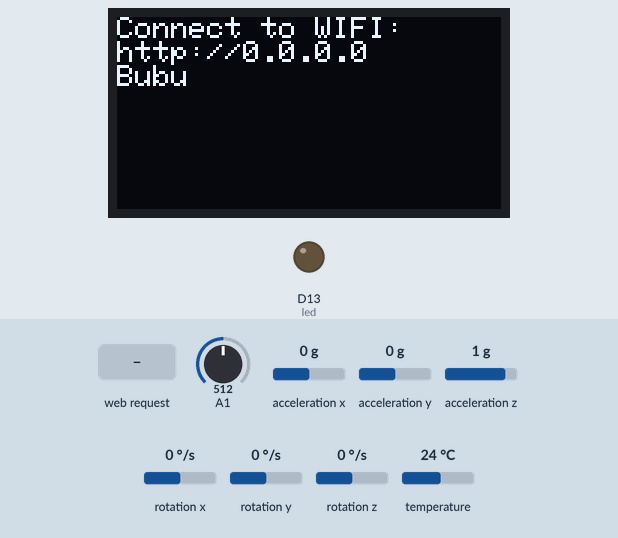
Recording of a sketch running on a simulated Arduino Nano 33 IoT. On the bench: 128×64 one-colour display, output pins drawn as LEDs (lit = HIGH). Inputs (shaded band) come from the test bench; at power-on: acceleration x 0 g, A1 = 512, acceleration y 0 g, acceleration z 1 g, rotation x 0 °/s, rotation y 0 °/s, rotation z 0 °/s, temperature 24 °C. The display library's start-up logo is not drawn; what the sketch prints to the serial monitor is not drawn.

Above: at 11.5 s.
11.6 s: HTTP request GET /H received
At 12.8 s:
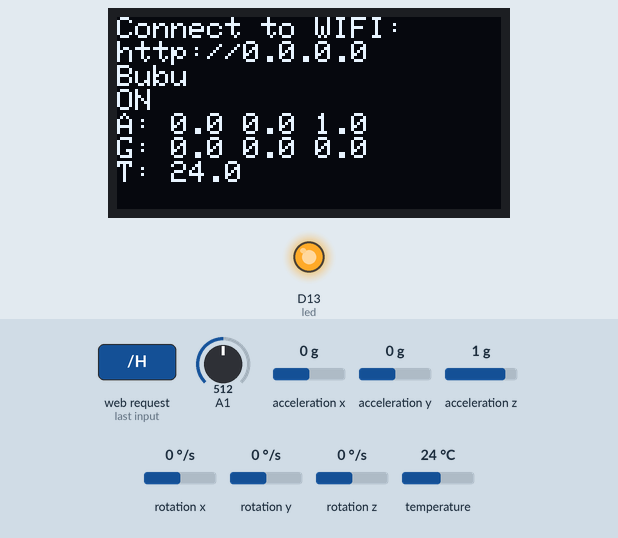
13.5 s: HTTP request GET /L received
At 16.0 s:
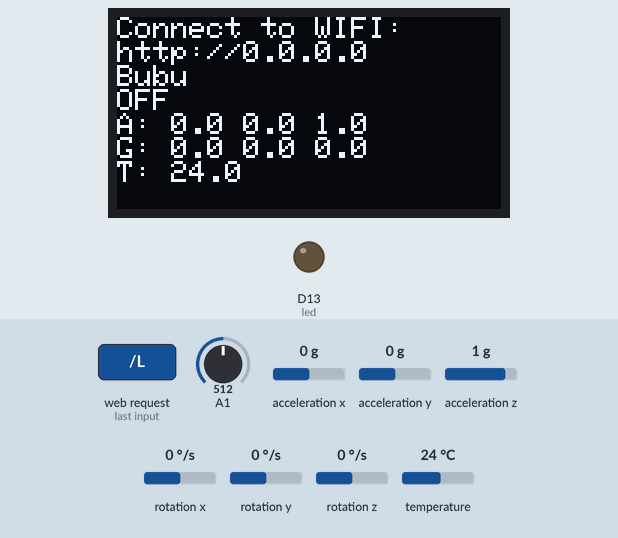
16.5 s: acceleration x set to -1.4 g
At 17.7 s:
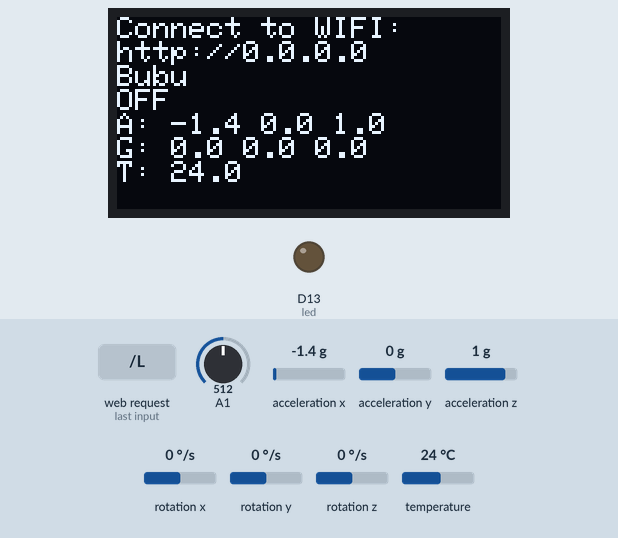
Timing chart, 0 to 19.5 s (numbered marks = the images above; inputs shaded):
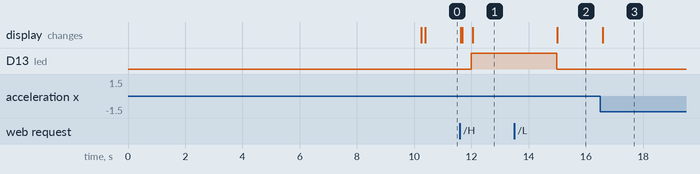

The sketch:

SmartRobot.ino
```cpp
#include "wifi.h"
#include "display.h"
#include "accellerometer.h"
char ssid[] = "ROBOT";        // your network SSID (name)
char pass[] = "PASSWORD";    // your network password (use for WPA, or use as key for WEP)

Display display;
Wifi wifi;
AccellerometerGyroscopeThermometer agt;

void wifi_exec(String currentLine)
{
  // Check to see if the client request was "GET /H" or "GET /L":
  if (currentLine.endsWith("GET /H")) {
    digitalWrite(led, HIGH);               // GET /H turns the LED on
    display.display_at(3, String("ON"));
  }
  if (currentLine.endsWith("GET /L")) {
    digitalWrite(led, LOW);                // GET /L turns the LED off
    display.display_at(3, String("OFF"));
  }
  if (currentLine.endsWith("GET /M")) { // GET /M changes motor speed
    digitalWrite(led, LOW);
  }
  float x,y,z,temp;
  agt.get_accellerations(&x, &y, &z);
  display.display_at(4, "A: "+ String(x,1)+" "+String(y,1)+" "+String(z,1));
  agt.get_gyroscope(&x, &y, &z);
  display.display_at(5, "G: " + String(x,1)+" "+String(y,1)+" "+String(z,1));
  temp = agt.get_temp_C();
  display.display_at(6, "T: " + String(temp,1));
}

void setup()
{
  // put your setup code here, to run once:
  Serial.begin(74880);
  while (!Serial) {}
  Serial.println("Access Point Web Server 14");

  pinMode(led, OUTPUT);      // set the LED pin mode
  wifi.initialize(ssid, pass);
  wifi.printWiFiStatus();
  display.initialize();
  agt.initialize();
  display.display_at(0, String("Connect to WIFI:" + wifi.SSID()));
  display.display_at(1, String("http://"+wifi.local_ip()));
  display.display_at(2, String("Bubu"));
}

void loop()
{
  wifi.wifi_loop(wifi_exec);
}
```

accellerometer.h
```cpp
#ifndef _ACCELLEROMETER_H_
#define _ACCELLEROMETER_H_
#include "SparkFunLSM6DS3.h"
#include "Wire.h"
#include "SPI.h"

LSM6DS3 __myIMU__; //Default constructor is I2C, addr 0x6B

class AccellerometerGyroscopeThermometer
{
public:
  void initialize()
  {
    __myIMU__.begin();
  }

  void get_accellerations(float *x, float *y, float *z)
  {
    *x = __myIMU__.readFloatAccelX();
    *y = __myIMU__.readFloatAccelY();
    *z = __myIMU__.readFloatAccelZ();
  }

  void get_gyroscope(float *x, float *y, float *z)
  {
    *x = __myIMU__.readFloatGyroX();
    *y = __myIMU__.readFloatGyroY();
    *z = __myIMU__.readFloatGyroZ();
  }

  float get_temp_C()
  {
    return __myIMU__.readTempC();
  }
};
#endif
```

display.h
```cpp
#ifndef _DISPLAY_H_
#define _DISPLAY_H_
#include <SPI.h>
#include <Wire.h>
#include <Adafruit_GFX.h>
#include <Adafruit_SH110X.h>
/* Uncomment the initialize the I2C address , uncomment only one, If you get a totally blank screen try the other*/
#define i2c_Address 0x3c //initialize with the I2C addr 0x3C Typically eBay OLED's
//#define i2c_Address 0x3d //initialize with the I2C addr 0x3D Typically Adafruit OLED's

#define SCREEN_WIDTH 128 // OLED display width, in pixels
#define SCREEN_HEIGHT 64 // OLED display height, in pixels
#define OLED_RESET -1   //   QT-PY / XIAO
Adafruit_SH1106G __display__ = Adafruit_SH1106G(SCREEN_WIDTH, SCREEN_HEIGHT, &Wire, OLED_RESET);
class Display
{
private:
  static const uint16_t number_of_lines = 8;
  uint16_t pixels_per_line;
  String lines[number_of_lines];
public:
  Display()
  {
    pixels_per_line = SCREEN_HEIGHT / number_of_lines;
    for (uint16_t i = 0; i < number_of_lines; i++)
    {
      lines[i] = "";
    }
  }

  void initialize()
  {
    delay(250); // wait for the OLED to power up
    __display__.begin(i2c_Address, true); // Address 0x3C default
    __display__.display();
    __display__.clearDisplay();
    __display__.setTextSize(1);
    __display__.setTextColor(SH110X_WHITE);
  }

  void display_at(int line, String text)
  {
    lines[line] = text;
    refresh();
  }

  void refresh()
  {
    __display__.clearDisplay();
    for (int i = 0; i < number_of_lines; i++)
    {
      __display__.setCursor(0, i * pixels_per_line);
      __display__.print(lines[i]);
    }
    __display__.display();
  }
};
#endif
```

wifi.h
```cpp
#ifndef _WIFI_H_
#define _WIFI_H_

#include <WiFiNINA.h>

typedef void (*execute_when_wifi_loop_finishes_retrieving_http_content)(const String content);
int keyIndex = 0;                // your network key Index number (needed only for WEP)

int led =  LED_BUILTIN;
int status = WL_IDLE_STATUS;
WiFiServer __server__(80);
class Wifi
{
public:
  void printWiFiStatus() {
    // print the SSID of the network you're attached to:
    Serial.print("SSID: ");
    Serial.println(SSID());

    // print your WiFi shield's IP address:
    Serial.print("IP Address: ");
    Serial.println(local_ip());

    // print where to go in a browser:
    Serial.print("To see this page in action, open a browser to http://");
    Serial.println(local_ip());
  }

  String SSID()
  {
    return WiFi.SSID();
  }

  String local_ip()
  {
    return IpAddressToString(WiFi.localIP());
  }

  void initialize(char ssid[], char pass[])
  {

    // check for the WiFi module:
    if (WiFi.status() == WL_NO_MODULE) {
      Serial.println("Communication with WiFi module failed!");
      // don't continue
      while (true);
    }

    String fv = WiFi.firmwareVersion();
    if (fv < WIFI_FIRMWARE_LATEST_VERSION) {
      Serial.println("Please upgrade the firmware");
    }

    // print the network name (SSID);
    Serial.print("Creating access point named: ");
    Serial.println(ssid);

    // Create open network. Change this line if you want to create an WEP network:
    status = WiFi.beginAP(ssid, pass);
    if (status != WL_AP_LISTENING) {
      Serial.println("Creating access point failed");
      // don't continue
      while (true);
    }

    // wait 10 seconds for connection:
    delay(10000);

    // start the web server on port 80
    __server__.begin();

    // you're connected now, so print out the status
    printWiFiStatus();
  }

  String IpAddressToString(const IPAddress& ipAddress)
  {
    return String(ipAddress[0]) + String(".") +
          String(ipAddress[1]) + String(".") +
          String(ipAddress[2]) + String(".") +
          String(ipAddress[3]);
  }

  String wifi_get()
  {
    WiFiClient client = __server__.available();
    String line = "";
    if (client)
    {
      while (client.connected() && client.available())
      {
        char c = client.read();
        if (c == '\n')
        {
          break;
        }
        if (c >= ' ')
        {
          line += c;
        }
      }
      client.stop();
    }
    return line;
  }

  void wifi_post(String line)
  {
    WiFiClient client = __server__.available();
    if (client)
    {
      if (client.connected() && client.available())
      {
        client.println(line);
      }
      client.stop();
    }
  }

  void wifi_loop(execute_when_wifi_loop_finishes_retrieving_http_content exec)
  {
      // compare the previous status to the current status
    if (status != WiFi.status()) {
      // it has changed update the variable
      status = WiFi.status();

      if (status == WL_AP_CONNECTED) {
        // a device has connected to the AP
        Serial.println("Device connected to AP");
      } else {
        // a device has disconnected from the AP, and we are back in listening mode
        Serial.println("Device disconnected from AP");
      }
    }

    WiFiClient client = __server__.available();   // listen for incoming clients

    if (client) {                             // if you get a client,
      Serial.println("new client");           // print a message out the serial port
      String currentLine = "";                // make a String to hold incoming data from the client
      while (client.connected()) {            // loop while the client's connected
        if (client.available()) {             // if there's bytes to read from the client,
          char c = client.read();             // read a byte, then
          //Serial.write(c);                    // print it out the serial monitor
          if (c == '\n') {                    // if the byte is a newline character

            // if the current line is blank, you got two newline characters in a row.
            // that's the end of the client HTTP request, so send a response:
            if (currentLine.length() == 0) {
              // HTTP headers always start with a response code (e.g. HTTP/1.1 200 OK)
              // and a content-type so the client knows what's coming, then a blank line:
              client.println("HTTP/1.1 200 OK");
              client.println("Content-type:text/html");
              client.println();

              // the content of the HTTP response follows the header:
              client.print("Click <a href=\"/H\">here</a> turn the LED on<br>");
              client.print("Click <a href=\"/L\">here</a> turn the LED off<br>");

              int randomReading = analogRead(A1);
              client.print("Random reading from analog pin: ");
              client.print(randomReading);

              // The HTTP response ends with another blank line:
              client.println();
              // break out of the while loop:
              break;
            }
            else {      // if you got a newline, then clear currentLine:
              currentLine = "";
            }
          }
          else if (c != '\r') {    // if you got anything else but a carriage return character,
            currentLine += c;      // add it to the end of the currentLine
          }

          exec(currentLine);

        }
      }
      // close the connection:
      client.stop();
      Serial.println("client disconnected");
    }
  }
};
#endif
```

Measured:
- after the input at 11.6 s, D13 (led): LOW → HIGH after 0.39 s; the display: first changes at once (image 1 shows a later state)
- after the input at 13.5 s, D13 (led): HIGH → LOW after 1.5 s; the display: changes after 1.5 s (image 2)
- after the input at 16.5 s, the display: changes after 0.08 s (image 3)
